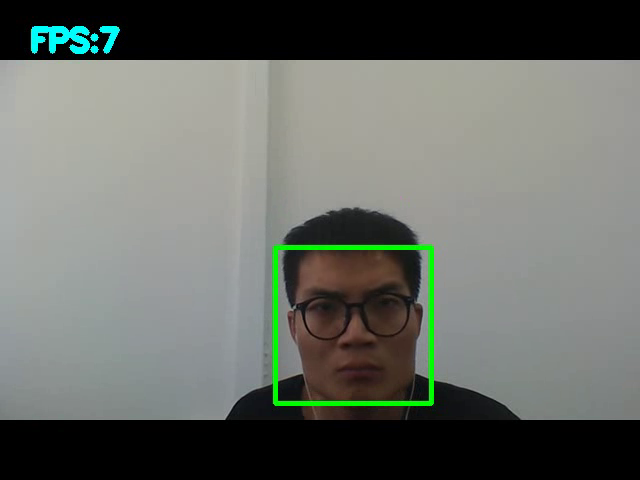
#> input picture frame 7 of video_code/video/video_deal_out.avi, 640 x 480 px, given in place of the camera
$ python video_7_face_detect.py
#> lines starting #> are read from the running program, lines starting #| are printed output that depends on the picture; after the words box and inside, x2 and y2 are one past the last pixel; in counts of white or black regions, pixels touching at a corner belong together
import time

import cv2 as cv

video = 'video/hand_2.mp4'
video_deal_out = 'video/video_deal_out.avi'

pTime = 0
cTime = 0

# 1.读取摄像头
cap = cv.VideoCapture(0)
# 2.在每一帧数据中进行人脸检测
while cap.isOpened():
    ret, frame = cap.read()
#> frame is the input picture: shape (480, 640, 3); mean B, G, R 102.6, 108.5, 104.5
    if ret:
        gray = cv.cvtColor(frame, cv.COLOR_BGR2GRAY)
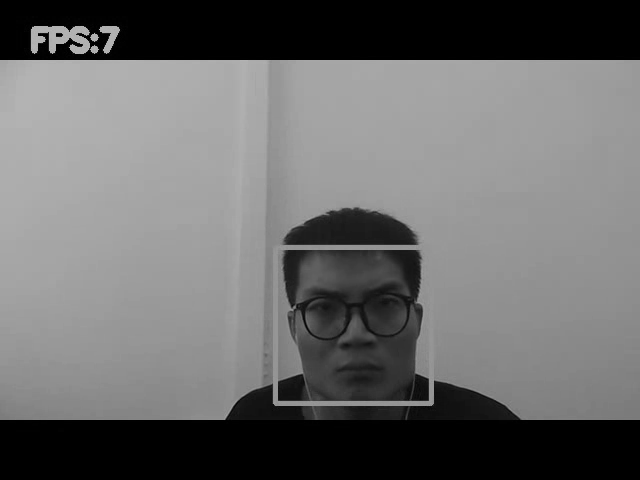
#> gray: shape (480, 640); min 0, max 187, mean 106.6
        # 3.实例化OpenCV人脸识别的分类器
        face_cas = cv.CascadeClassifier("haarcascade_frontalface_default.xml")
        face_cas.load('haarcascade_frontalface_default.xml')
        # 4.调用识别人脸
        faceRects = face_cas.detectMultiScale(gray, scaleFactor=1.2, minNeighbors=5, minSize=(32, 32))
#> faceRects = [[282, 252, 144, 144]]
        for faceRect in faceRects:
            x, y, w, h = faceRect
            # 框出人脸
            cv.rectangle(frame, (x, y), (x + h, y + w), (0, 255, 0), 3)
#> this loop made 1 pass
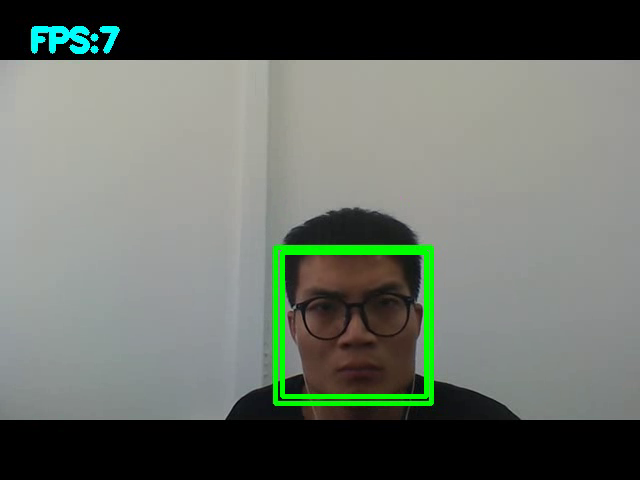
#> frame: shape (480, 640, 3); 0.93% of pixels changed, all inside (x1, y1, x2, y2) = (280, 250, 429, 399)

        # FPS
        cTime = time.time()
        fps = 1 / (cTime - pTime)
        pTime = cTime
        print('FPS:{:.0f}'.format(fps))
        cv.putText(frame, 'FPS:{:.0f}'.format(fps), (30, 50), cv.FONT_HERSHEY_SIMPLEX, 1, (255, 255, 0), 5)
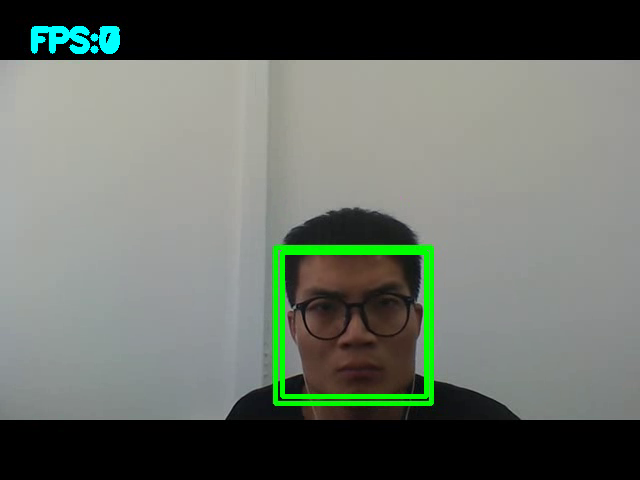
#> frame: shape (480, 640, 3); 0.48% of pixels changed, all inside (x1, y1, x2, y2) = (31, 26, 120, 54)
        cv.imshow("frame", frame)
        if cv.waitKey(1) & 0xFF == 27:
#> (key Esc is pressed here)
            break
# 5. 释放资源
cap.release()
cv.destroyAllWindows()

$ run again, starting later in the video
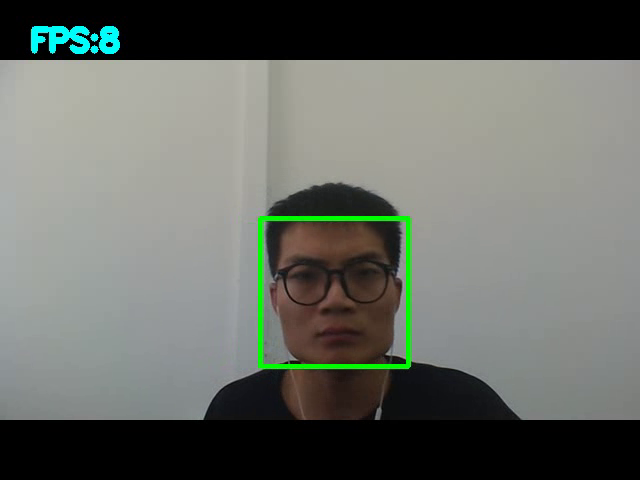
#> input picture frame 33 of video_code/video/video_deal_out.avi, 640 x 480 px, given in place of the camera
#> frame is the input picture: shape (480, 640, 3); mean B, G, R 101, 107, 103.4
#> faceRects = [[263, 222, 142, 142]]
#> the loop `for faceRect in faceRects:` made 1 pass
#> after the loop `for faceRect in faceRects:`:
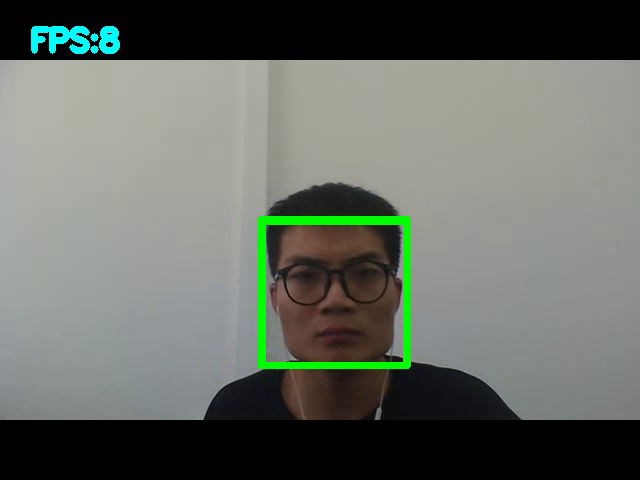
#> frame: shape (480, 640, 3); 0.88% of pixels changed, all inside (x1, y1, x2, y2) = (261, 220, 408, 367)
#> `cv.putText(frame, 'FPS:{:.0f}'.format(fps), (30, 50), cv.FONT_HERSHEY_..`:
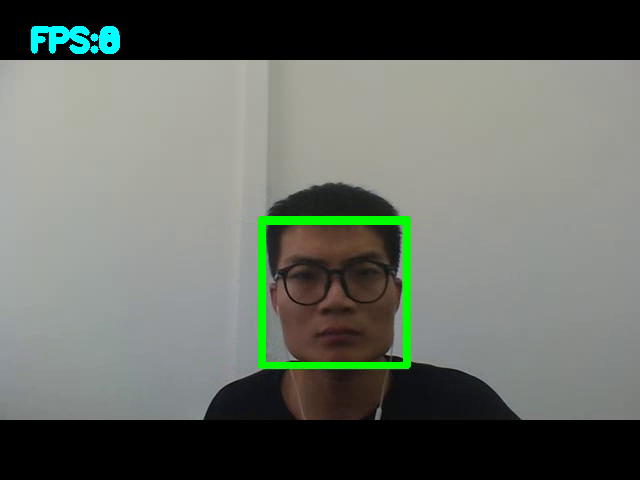
#> frame: shape (480, 640, 3); 0.48% of pixels changed, all inside (x1, y1, x2, y2) = (31, 26, 120, 54)

$ run again, starting later in the video
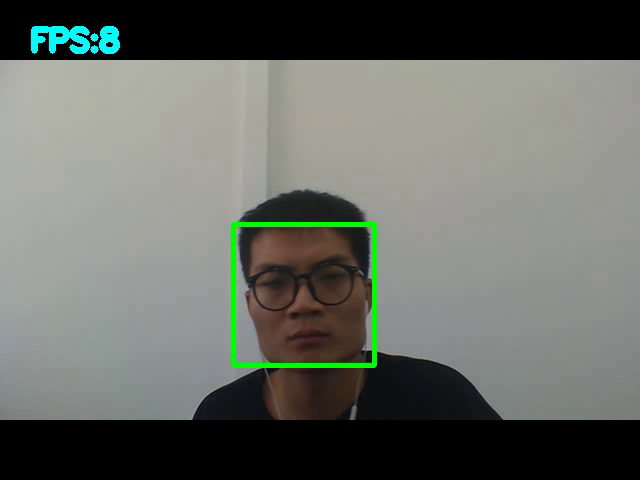
#> input picture frame 60 of video_code/video/video_deal_out.avi, 640 x 480 px, given in place of the camera
#> frame is the input picture: shape (480, 640, 3); mean B, G, R 101.4, 107.4, 103.9
#> faceRects = [[235, 228, 135, 135]]
#> the loop `for faceRect in faceRects:` made 1 pass
#> after the loop `for faceRect in faceRects:`:
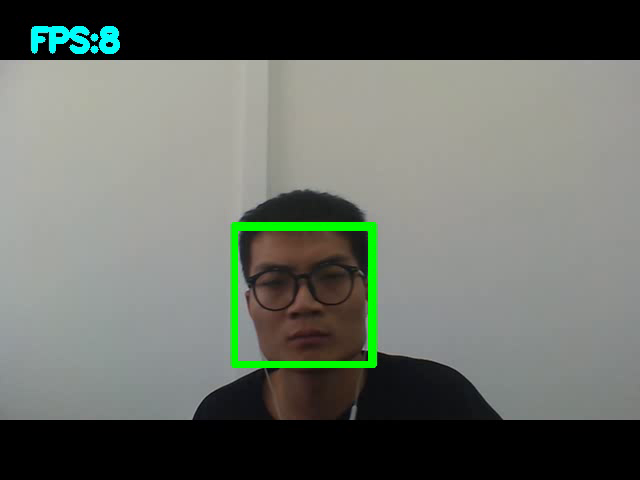
#> frame: shape (480, 640, 3); 0.78% of pixels changed, all inside (x1, y1, x2, y2) = (233, 226, 373, 366)
#> `cv.putText(frame, 'FPS:{:.0f}'.format(fps), (30, 50), cv.FONT_HERSHEY_..`:
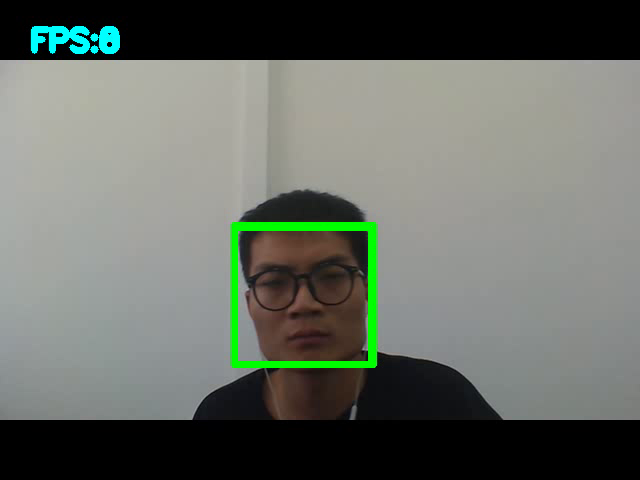
#> frame: shape (480, 640, 3); 0.47% of pixels changed, all inside (x1, y1, x2, y2) = (31, 26, 120, 54)
